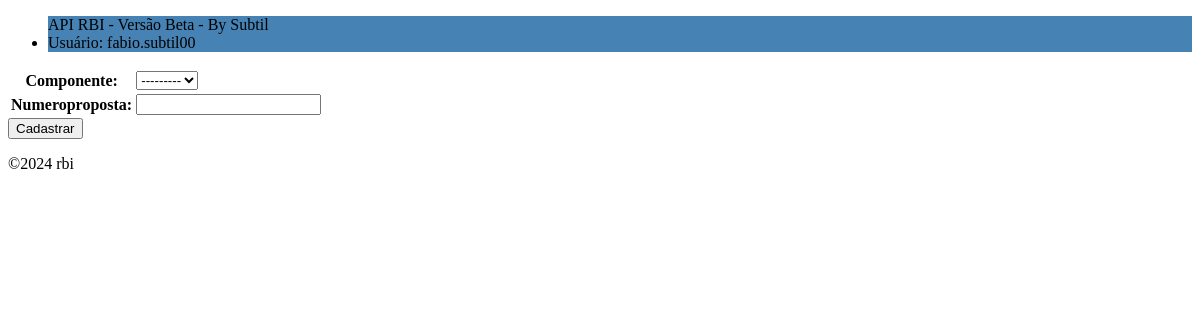
The app's page /cadastroproposta/ (signed in), older data.
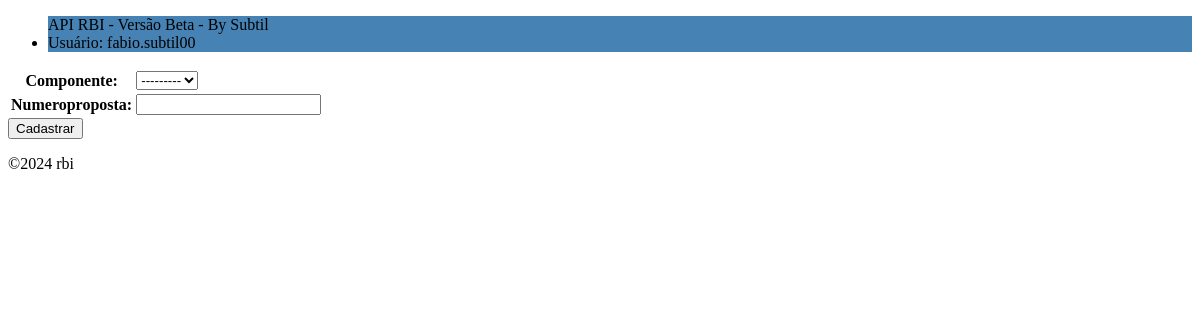
The same page, newer data.
### rbi/models.py (models this page shows, shortened)
class Componente(models.Model):
    componente = models.CharField(max_length=30, blank=True, null=True)
    tag = models.ForeignKey(Tag, on_delete=models.CASCADE,related_name='area_tag1', blank=True, null=True)
    slug = models.SlugField(blank=True, null=True)
    def __str__(self):
        return self.componente

### rbi/views.py (the view, shortened to what this page needs)
# urls.py: path('cadastroproposta/', Cadastroproposta_view.as_view(), name='cadastroproposta'),
class Cadastroproposta_view(View):
   def get(self, request):
      cadastroproposta_form = cadastropropostaForm()
      return render (request, 'cadastroproposta.html', {'cadastroproposta_form': cadastroproposta_form})

### rbi/forms.py (shortened to what this page needs)
class cadastropropostaForm(forms.Form):
    componente = forms.ModelChoiceField(Componente.objects.all())
    numeroproposta = forms.CharField(max_length=8)

### rbi/templates/cadastroproposta.html (shortened to what this page needs)
{% extends "base.html" %}
{% block rbi %}
<form method="post" enctype="=multipart/form-data">
    <table>
        {{cadastroproposta_form.as_table}}
    </table>
    <input type="submit" value="Cadastrar" class="btn btn-primary">
</form>
{% endblock %}

Row changes from the older to the newer data that the page shows:
added Componente: componente "---------"
Text that changed along with them:
form field componente: "---------" → (not shown)
